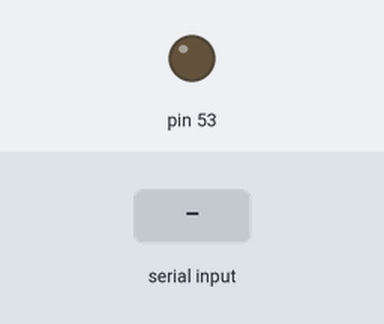
A sketch run on a simulated Arduino Mega 2560, built with avr-gcc and run on an emulated ATmega2560. Parts: output pins drawn as LEDs (lit = HIGH). The inputs (shaded band) are chosen by the test bench. What the sketch prints to the serial monitor is not drawn.

Above: at 1.2 s.
1.3 s: byte 30 received over Serial
2.8 s: byte 90 received over Serial
4.3 s: byte 120 received over Serial
Timing chart, 0 to 7.3 s (numbered marks = the images above; inputs shaded):
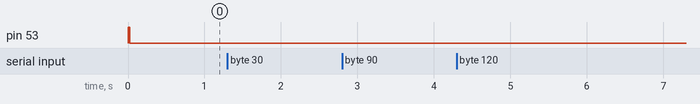

The sketch:

TestSerialComm.ino
```cpp
// pass data from the MDB to the intermediary
// pass data from the intermediary to the MDB
int incByte0 = 0;
int incByte1 = 0;
int incByte2 = 0;

void setup() {
  serialSetup();
  pinMode(53, OUTPUT);
  digitalWrite(53, HIGH);
  delay(20);
  digitalWrite(53, LOW);
}

void loop() {
  if (Serial.available() > 0) {
    incByte0 = Serial.read();
    Serial.print("I received on 0: (");
    Serial.print(incByte0, DEC);
    Serial.print(") ");
    Serial.println(char(incByte0));
  }
  if (Serial1.available() > 0) {
    incByte1 = Serial1.read();
    Serial.print("I received on 1: (");
    Serial.print(incByte1, DEC);
    Serial.print(") ");
    Serial.println(char(incByte1));
  }
  if (Serial2.available() > 0) {
    incByte2 = Serial2.read();
    Serial.print("I received on 2: (");
    Serial.print(incByte2, DEC);
    Serial.print(") ");
    Serial.println(char(incByte2));
  }
}

void serialSetup() {
  Serial.begin(115200);
  while (!Serial) {
    ; // wait for serial port to become available
  }
  Serial.println("Serial Port Online!");
  Serial1.begin(9600);
  while (!Serial1) {
    ; // wait again
  }
  Serial.println("Serial1 Port Online!");
  Serial2.begin(9600);
  while (!Serial2) {
    ; // wait agian
  }
  Serial.println("Serial2 Port Online!");
  Serial.println();
  Serial.println();
  Serial.println();
}
```

Measured:
- after the input at 1.3 s, every drawn part: stays the same
- after the input at 2.8 s, every drawn part: stays the same
- after the input at 4.3 s, every drawn part: stays the same
